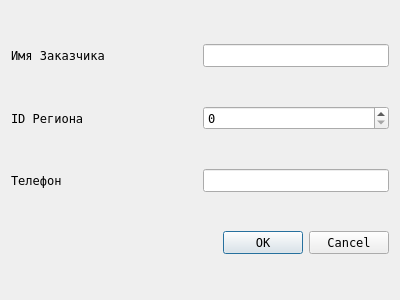
<?xml version="1.0" encoding="UTF-8"?>
<ui version="4.0">
 <class>Dialog</class>
 <widget class="QDialog" name="Dialog">
  <property name="geometry">
   <rect>
    <x>0</x>
    <y>0</y>
    <width>400</width>
    <height>300</height>
   </rect>
  </property>
  <property name="font">
   <font>
    <family>Fixedsys</family>
    <pointsize>9</pointsize>
    <italic>false</italic>
    <bold>false</bold>
   </font>
  </property>
  <property name="windowTitle">
   <string>Добавление Заказчика</string>
  </property>
  <property name="styleSheet">
   <string notr="true">font: 9pt &quot;Fixedsys&quot;;</string>
  </property>
  <layout class="QVBoxLayout" name="verticalLayout">
   <item>
    <layout class="QHBoxLayout" name="horizontalLayout_3">
     <item>
      <widget class="QLabel" name="label">
       <property name="text">
        <string>Имя Заказчика</string>
       </property>
      </widget>
     </item>
     <item>
      <widget class="QLineEdit" name="lineEdit_2">
       <property name="sizePolicy">
        <sizepolicy hsizetype="Minimum" vsizetype="Fixed">
         <horstretch>0</horstretch>
         <verstretch>0</verstretch>
        </sizepolicy>
       </property>
      </widget>
     </item>
    </layout>
   </item>
   <item>
    <layout class="QHBoxLayout" name="horizontalLayout">
     <item>
      <widget class="QLabel" name="label_2">
       <property name="text">
        <string>ID Региона</string>
       </property>
      </widget>
     </item>
     <item>
      <widget class="QSpinBox" name="spinBox"/>
     </item>
    </layout>
   </item>
   <item>
    <layout class="QHBoxLayout" name="horizontalLayout_2">
     <item>
      <widget class="QLabel" name="label_3">
       <property name="text">
        <string>Телефон</string>
       </property>
      </widget>
     </item>
     <item>
      <widget class="QLineEdit" name="lineEdit">
       <property name="sizePolicy">
        <sizepolicy hsizetype="Minimum" vsizetype="Fixed">
         <horstretch>0</horstretch>
         <verstretch>0</verstretch>
        </sizepolicy>
       </property>
       <property name="maxLength">
        <number>12</number>
       </property>
      </widget>
     </item>
    </layout>
   </item>
   <item>
    <widget class="QDialogButtonBox" name="buttonBox">
     <property name="orientation">
      <enum>Qt::Orientation::Horizontal</enum>
     </property>
     <property name="standardButtons">
      <set>QDialogButtonBox::StandardButton::Cancel|QDialogButtonBox::StandardButton::Ok</set>
     </property>
    </widget>
   </item>
  </layout>
 </widget>
 <resources/>
 <connections>
  <connection>
   <sender>buttonBox</sender>
   <signal>accepted()</signal>
   <receiver>Dialog</receiver>
   <slot>accept()</slot>
   <hints>
    <hint type="sourcelabel">
     <x>248</x>
     <y>254</y>
    </hint>
    <hint type="destinationlabel">
     <x>157</x>
     <y>274</y>
    </hint>
   </hints>
  </connection>
  <connection>
   <sender>buttonBox</sender>
   <signal>rejected()</signal>
   <receiver>Dialog</receiver>
   <slot>reject()</slot>
   <hints>
    <hint type="sourcelabel">
     <x>316</x>
     <y>260</y>
    </hint>
    <hint type="destinationlabel">
     <x>286</x>
     <y>274</y>
    </hint>
   </hints>
  </connection>
 </connections>
</ui>
